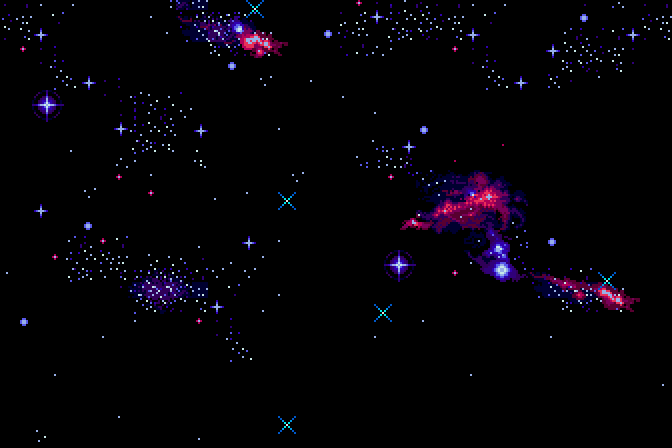
#> input picture fondo utena.gif, 672 x 448 px
$ python fondo_final.py
#> lines starting #> are read from the running program, lines starting #| are printed output that depends on the picture; after the words box and inside, x2 and y2 are one past the last pixel; in counts of white or black regions, pixels touching at a corner belong together
### utena_fondos/referencia.py
"""Fondo de Utena hecho con 'fondo utena.gif' (referencia): el cielo de la referencia, con sus estrellas que titilan, y un cometa que pasa al fondo.

La referencia es un pixel art de 336x224 píxeles ampliado 2x (672x448). Nuestro lienzo nativo es de 63x63, ampliado 2x, así que se recorta
una ventana de 63x63 píxeles nativos y se usa tal cual (misma cuadrícula, sin reescalar). El suelo y la sombra no existen: Utena flota en el espacio.
Las estrellas titilan porque se usan los fotogramas de la referencia (25 fps) tomados a 10 fps. El cometa se dibuja encima, por detrás de Utena,
con los colores de la propia referencia (blanco, celestes, azules y violeta oscuro).

Comentario sobre la referencia: la 'diagonal' que parece una estrella fugaz son estrellas en forma de X fijas que se encienden por turnos; no hay cometa.
"""
from pathlib import Path

import numpy as np
from PIL import Image

HERE = Path(__file__).parent
REF = HERE.parent / "fondo utena.gif"
NC = 63
BAYER = np.array([[0, 8, 2, 10], [12, 4, 14, 6], [3, 11, 1, 9], [15, 7, 13, 5]]) / 16.0

# colores de la propia referencia, de la cabeza a la punta de la cola
COLA = [(232, 232, 232), (200, 232, 232), (152, 176, 232), (120, 120, 232), (88, 88, 232), (48, 88, 232),
        (48, 0, 176), (48, 0, 120), (0, 0, 120), (0, 0, 48)]
ION = [(0, 232, 232), (0, 152, 232), (0, 88, 200), (0, 48, 200), (0, 0, 176), (0, 0, 120), (0, 0, 48)]
BLANCO = (232, 232, 232)

CROPS = {                     # esquina (x, y) en píxeles nativos de la referencia (336x224)
    "nebulosa": (170, 50),    # la nube roja y azul detrás de Utena
    "nebulosa_der": (215, 75),
    "cumulos": (20, 70),      # cúmulos de puntitos a la izquierda
    "arriba": (75, 0),        # cúmulos y la nube pequeña de arriba
}


def cargar():
    g = Image.open(REF)
    out = []
    for i in range(g.n_frames):
        g.seek(i)
        out.append(np.asarray(g.convert("RGB"))[::2, ::2].copy())          # 224x336 nativos
    return out


def recorte(ref, idx, crop):
    x0, y0 = CROPS[crop]
    return ref[idx % len(ref)][y0:y0 + NC, x0:x0 + NC].copy()


def indice(t):
    """Fotograma de la referencia (25 fps) que corresponde al paso t de Utena (10 fps)."""
    return int(round(t * 2.5))


# [55 lines left out: functions px, estrella_fugaz, cometa, comet_A, not called in this run]


def comet_B(img, t):                 # un cometa grande y lento que desciende por el lado derecho durante todo el bucle
    s = t / 39.0
    cometa(img, 53 - 8 * s, -22 + 108 * s, -8, 108, largo=24)


# [7 lines left out: function comet_C, not called in this run]


COMETAS = {"A_estrella_fugaz": comet_A, "B_cometa_grande": comet_B, "C_dos_estrellas": comet_C}


# [11 lines left out: function bgf_para, not called in this run]

### utena_fondos/nebulosa_foto.py
"""Convierte 'nebula utena.jpg' (fotografía) en una capa de pixel art de 126x126, sutil, para rellenar los vacíos oscuros del fondo.

Se quitan las estrellas con un filtro de mediana, se reduce la foto a 126x126 y cada píxel se lleva a una paleta corta de violetas apagados
(dos rampas: índigo y magenta) con tramado ordenado 4x4 en los degradados. El resultado usa solo 8 colores y es poco luminoso.
"""
from pathlib import Path

import numpy as np
from PIL import Image, ImageFilter

HERE = Path(__file__).parent
FOTO = HERE.parent / "nebula utena.jpg"
N = 126
BAYER = np.array([[0, 8, 2, 10], [12, 4, 14, 6], [3, 11, 1, 9], [15, 7, 13, 5]]) / 16.0
INDIGO = [(10, 6, 28), (22, 14, 58), (40, 28, 92), (62, 46, 124)]
MAGENTA = [(14, 6, 30), (34, 14, 60), (62, 26, 90), (92, 44, 118)]


def capa(box, intensidad=1.0, mediana=9):
    """box = (x0, y0, x1, y1) de la foto. intensidad < 1 la hace más tenue."""
    foto = Image.open(FOTO).convert("RGB").crop(box).filter(ImageFilter.MedianFilter(mediana))
    a = np.asarray(foto.resize((N, N), Image.LANCZOS)).astype(float)
    L = a.mean(-1) / 255.0
    ratio = a[..., 0] / (a[..., 0] + a[..., 2] + 1e-6)                      # 0.3 azulado ... 0.6 rosado
    yy, xx = np.mgrid[0:N, 0:N]
    dit = BAYER[yy % 4, xx % 4]
    t = np.clip((L - 0.14) / 0.62, 0, 1) ** 1.15 * intensidad * 3.0         # 0..3 (índice de tono)
    i0 = np.floor(t).astype(int)
    idx = np.minimum(i0 + ((t - i0) > dit), 3)
    magenta = np.clip((ratio - 0.44) / 0.14, 0, 1) > dit
    out = np.where(magenta[..., None], np.array(MAGENTA)[idx], np.array(INDIGO)[idx])
    return out.astype(np.uint8)


CAJAS = {
    "nube_rosada_arriba": (150, 0, 650, 500),
    "bruma_azul_centro": (0, 300, 500, 800),
    "estrellas_abajo": (200, 527, 700, 1027),
}

# [7 lines that do not run on import are left out]

### utena_fondos/referencia1x.py
"""Fondo de la referencia para Utena a tamaño natural (1x): la ventana muestra 126x126 píxeles nativos de 'fondo utena.gif' (1 px = 1 px),
el mismo tamaño de píxel que el marco y que Utena. La escena de Utena (63x63) se coloca en el centro del lienzo.

Cometas pensados para esta escala (coordenadas del lienzo de 126x126; la ventana visible es 23..102 y lo de fuera lo tapa el marco).
"""
from pathlib import Path
import numpy as np
import referencia as rf

N = 126
CROPS = {                     # esquina (x, y) en píxeles nativos de la referencia (336x224)
    "A_cielo_oscuro": (110, 30),
    "B_cumulos_y_estrella": (0, 50),
    "C_cielo_de_arriba": (60, 0),
    "D_nebulosa": (210, 60),
}


def recorte(ref, idx, crop):
    x0, y0 = CROPS[crop]
    return ref[idx % len(ref)][y0:y0 + N, x0:x0 + N].copy()


# [4 lines left out: function comet_A, not called in this run]


def comet_B(img, t):                 # cometa grande y lento: cruza la ventana en diagonal durante todo el bucle
    s = t / 39.0
    rf.cometa(img, 4 + 118 * s, 4 + 96 * s, 118, 96, largo=26)


# [7 lines left out: function comet_C, not called in this run]


COMETAS = {"A_estrella_fugaz": comet_A, "B_cometa_grande": comet_B, "C_dos_estrellas": comet_C}


# [11 lines left out: function bgf_para, not called in this run]

### utena_transformacion/transformacion.py
"""Utena: de agente (traje negro y pistola) a chica mágica (traje morado y varita de estrella) y de vuelta. Bucle de 40 pasos (4 s).

Usa el sprite del traje negro ya limpio (sprite_agente_limpio.png, 38x51) y el sprite de la varita recuperado en utena_hechizo.
Se alinean por la cabeza (cuernos, antena y puño izquierdo coinciden); la pistola queda donde está la estrella de la varita.
Lienzo nativo de 63x63 ampliado 2x (126x126) y x4 (504x504), sobre el escenario del propio sprite de la varita.

  0-5    agente respira (torso +1 px, antena)
  6-11   carga: la pistola brilla, partículas se juntan en ella, destellos alrededor
  12-13  destello y silueta blanca
  14-17  la silueta se transforma y se disuelve en la chica mágica
  18-29  chica mágica: círculo, levitación, partículas y rayos (el hechizo)
  30-31  estallido y destello
  32-35  silueta blanca y disolución de vuelta al agente
  36-39  agente respira (enlaza con el paso 0)
"""
import sys
from pathlib import Path

import numpy as np
from PIL import Image

HERE = Path(__file__).parent
sys.path.insert(0, str(HERE.parent / "utena_hechizo"))
import hechizo as hz   # noqa: E402

OUT = HERE / "salida"
NC, L, TICK = hz.NC, 40, 100
WHITE, GOLD, CREAM, LAV = hz.WHITE, hz.GOLD, hz.CREAM, hz.LAV
NZ = np.random.RandomState(5).rand(NC, NC)
VIEJO_ORIGEN = (12, 4)          # esquina del sprite del agente en el lienzo (alineado por la cabeza con el sprite de la varita)
GUN_C = (45, 18)                # centro de la pistola en el lienzo
BODY_C = (32, 29)               # centro del cuerpo


def cargar_viejo():
    return np.array(Image.open(HERE / "sprite_agente_limpio.png").convert("RGBA"))


# [29 lines left out: functions capa_viejo, silueta, not called in this run]


def mezclar(a, b, p):
    m = (NZ < p)[..., None]
    return np.where(m, b, a)


class Cap:
    """Un paso de la animación en dos capas: `under` (escenario y círculo del suelo, RGB) y `over` (personaje y efectos, RGBA)."""
    def __init__(self, under, over):
        self.under, self.over = under, over

    # [5 lines left out: function compuesto, not called in this run]


SNAP_DESTELLO = [None]           # tupla de intensidades permitidas para el destello del fondo (para ahorrar colores); None = sin cambios


# [5 lines left out: function componer, not called in this run]


def anillo(img, rx, ry, col=WHITE, cx=BODY_C[0], cy=BODY_C[1]):
    hz.elipse(img, cx, cy, rx, ry, col, paso=1)


# [95 lines left out: functions rayos_en, convergen, destellos, pasos, not called in this run]


def cargar_capas_1x(bgf, snap_destello=(0, 38), lienzo=126, desplazamiento=(31, 31)):
    """Los 40 pasos en un lienzo de `lienzo`x`lienzo` píxeles con la escena (63x63) puesta en `desplazamiento`: Utena a tamaño natural (1x)
    y los efectos completos, sin recortar. bgf(t) debe devolver (fondo, fondo) de `lienzo`x`lienzo`."""
    global NC, NZ
    nat, _, _ = hz.recuperar()
    spr, _, _ = hz.capas_base(nat)                          # el sprite (el escenario original no se usa)
    viejo = cargar_viejo()
    guardado = (NC, hz.NC, NZ, tuple(hz.SHIFT), SNAP_DESTELLO[0])
    NC = hz.NC = lienzo
    hz.SHIFT[:] = list(desplazamiento)
    NZ = np.random.RandomState(5).rand(lienzo, lienzo)
    SNAP_DESTELLO[0] = snap_destello
    try:
        return pasos(spr, bgf, viejo)
    finally:
        NC, hz.NC, NZ = guardado[0], guardado[1], guardado[2]
        hz.SHIFT[:] = list(guardado[3])
        SNAP_DESTELLO[0] = guardado[4]


# [32 lines left out: functions cargar_capas, main, not called in this run]


# [2 lines that do not run on import are left out]

### utena_hechizo/hechizo.py
"""Utena prepara y lanza un hechizo (primera versión, sobre el escenario del propio sprite).

1. Recupera el sprite original: 'utena sprite.PNG' está ampliado ~4,925x con suavizado; se toma el centro de cada celda
   -> 52x68 píxeles con 20 colores (el personaje mide 43x51).
2. Anima en una cuadrícula nativa de 63x63 y la amplía 2x -> 126x126 (y x4 -> 504x504), como 'gif referencia'.
   Todo (sprite y efectos) comparte la misma cuadrícula, sin mezclar tamaños de píxel.
3. Guion (40 pasos de 100 ms = 4 s, bucle sin salto):
     0-7   reposo: respira (torso +1 px), el rulo de la antena y las capas se mecen
     8-15  carga: la estrella brilla cada vez más, partículas se juntan en ella, nace el círculo mágico
     16-27 hechizo: Utena levita, el círculo gira con runas, suben partículas, las capas se abren
     28    destello
     29-31 estallido de estrellas
     32-39 calma: el círculo se cierra, Utena baja y vuelve al reposo
Salida: salida/utena_hechizo_126.gif, utena_hechizo_x4.gif y hojas de fotogramas.
"""
import sys
from pathlib import Path

import numpy as np
from PIL import Image

HERE = Path(__file__).parent
sys.path.insert(0, str(HERE.parent / "white_baby"))
import pesca as pe   # noqa: E402  (solo para escribir el GIF con paleta exacta)

SRC = HERE / "fuentes" / "utena_sprite.png"
OUT = HERE / "salida"
NC = 63                                   # lienzo nativo
OFX, OFY = 5, -5                          # del sprite recuperado (52x68) al lienzo: x+5, y-5
TICK, L = 100, 40

WALL, FLOOR, SHADOW = (97, 158, 155), (59, 95, 94), (29, 51, 50)
GOLD, GOLD_D, WHITE, CREAM = (255, 238, 104), (212, 179, 0), (251, 248, 253), (255, 238, 205)
LAV, LAV_D = (186, 122, 176), (95, 75, 116)
STAR_C = (45, 16)                         # centro de la estrella en el sprite recuperado
HORIZON = 48                              # fila (en el sprite recuperado) donde empieza el suelo


# ---------------------------------------------------------------- recuperación del sprite
def recuperar():
    a = np.asarray(Image.open(SRC).convert("RGB")).astype(int)
    H, W = a.shape[:2]
    dx = (np.abs(np.diff(a[45:296], axis=1)).sum(-1) > 40).sum(0).astype(float)
    dy = (np.abs(np.diff(a[:296], axis=0)).sum(-1) > 40).sum(1).astype(float)

    def fase(d, p):
        i = np.arange(len(d)); z = (d * np.exp(-2j * np.pi * i / p)).sum()
        return (np.angle(z) / (2 * np.pi)) % 1 * p
    best = None
    for p in np.arange(4.85, 4.96, 0.005):
        x0 = (fase(dx, p) + 1) % p; y0 = (fase(dy, p) + 1) % p
        xs = np.floor((np.arange(int((W - x0) / p)) + 0.5) * p + x0).astype(int)
        ys = np.floor((np.arange(int((H - y0) / p)) + 0.5) * p + y0).astype(int)
        nat = a[np.ix_(ys, xs)]
        q = len(np.unique(nat.reshape(-1, 3), axis=0))
        if best is None or q < best[0]:
            best = (q, p, nat)
    q, p, nat = best
    assert nat.shape[:2] == (68, 52) and q <= 24, (nat.shape, q)
    return nat.astype(np.uint8), p, q


# ---------------------------------------------------------------- capas base
# [53 lines left out: functions capas_base, transformar, not called in this run]


# ---------------------------------------------------------------- efectos
SHIFT = [0, 0]      # desplazamiento de toda la escena dentro de un lienzo más grande (modo 'tamaño natural')


# [149 lines left out: functions px, elipse, estrella_rayos, frame, main, not called in this run]


# [2 lines that do not run on import are left out]

### utena_fondos/fondo_final.py
"""Fondo final de Utena (1x): cielo de la referencia (recorte D, estrellas que titilan) + nebulosa violeta sutil de la foto solo en los vacíos negros
+ cometa grande B (con colores más claros para que se vea sobre el violeta). Marco animado vertical.

Salida (utena_fondos/salida/): utena_nebulosa_cometa_126.gif y _x4.gif, y una comparación con el fondo anterior.
"""
import sys
from pathlib import Path
import numpy as np
from PIL import Image, ImageDraw
HERE = Path(__file__).parent
sys.path.insert(0, str(HERE.parent / "utena_marco")); sys.path.insert(0, str(HERE))
import marco_animado as ma
import referencia as rf
import referencia1x as r1
import nebulosa_foto as nf
tr = ma.tr
OUT = HERE / "salida"

COLA_VIS = [(255, 255, 255), (232, 244, 255), (196, 226, 255), (160, 206, 255), (124, 176, 250), (96, 140, 240), (80, 100, 220), (64, 72, 180), (52, 52, 140), (44, 40, 108)]
ION_VIS = [(120, 255, 255), (80, 224, 255), (60, 184, 250), (48, 140, 230), (44, 100, 200), (40, 70, 160), (36, 52, 120)]
CAJA_NEBULOSA = "bruma_azul_centro"
INTENSIDAD = 1.0


def comet_B_visible(img, t):
    s = t / 39.0
    rf.cometa(img, 4 + 118 * s, 4 + 96 * s, 118, 96, largo=26, cola=COLA_VIS, ion=ION_VIS)


def bgf_final(ref, nebulosa, crop="D_nebulosa"):
    cache = {}

    def bgf(t):
        if t not in cache:
            img = r1.recorte(ref, rf.indice(t), crop)
            vacio = (img == 0).all(-1)                              # solo los píxeles negros puros de la referencia
            img[vacio] = nebulosa[vacio]
            comet_B_visible(img, t)
            cache[t] = (img, img)
        return cache[t]
    return bgf


def main():
    OUT.mkdir(exist_ok=True)
    ref = rf.cargar()
#> in cargar, g is the input picture: PIL image 672x448 P; mean R, G, B 4.2, 2.1, 6.6
#> after the loop in cargar, `for i in range(g.n_frames):`:
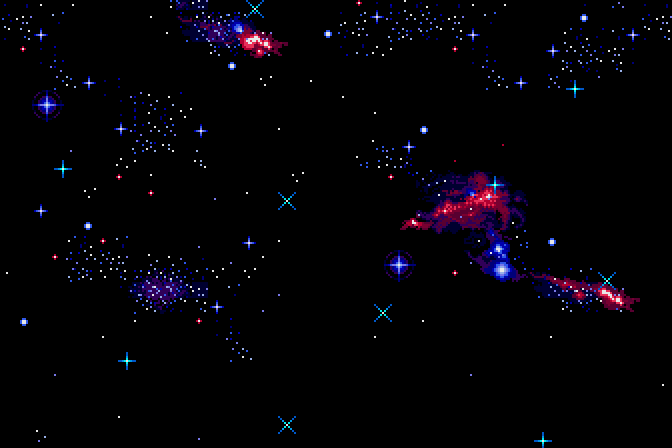
#> g: PIL image 672x448 RGB; mean R, G, B 3.8, 2.2, 6.6
#> after the loop in cargar, `for i in range(g.n_frames):`: out = 126 items
#> ref = 126 items
    neb = nf.capa(nf.CAJAS[CAJA_NEBULOSA], INTENSIDAD)
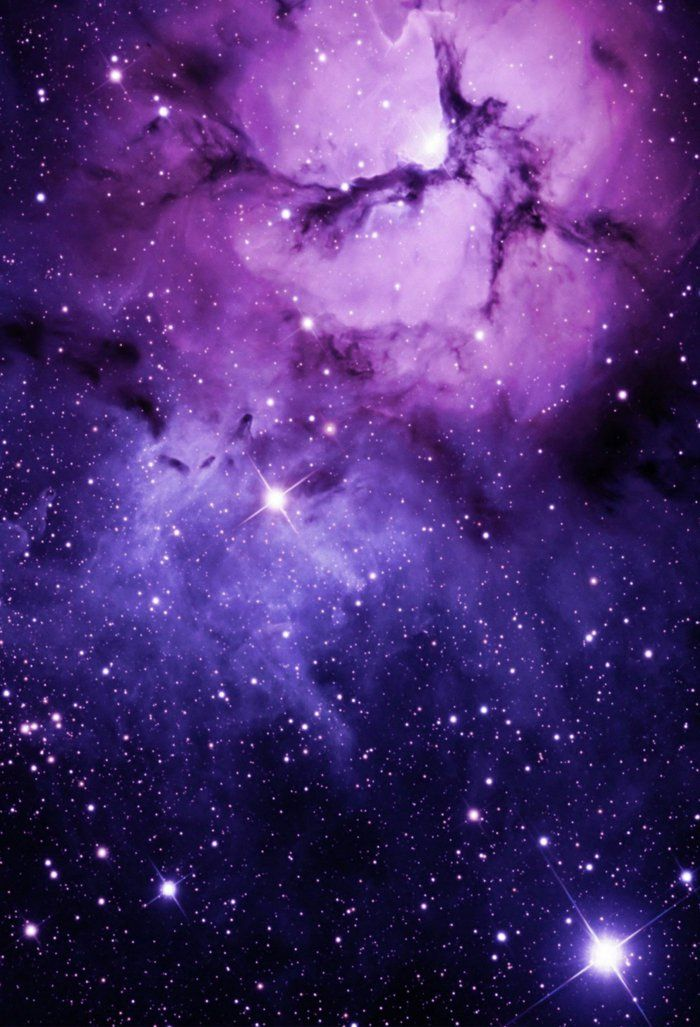
#> input picture nebula utena.jpg, 700 x 1027 px
#> in capa, `yy, xx = np.mgrid[0:N, 0:N]`:
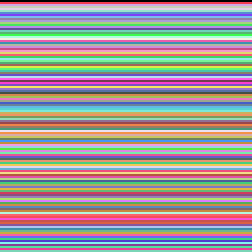
#> yy: shape (126, 126) int64 (shown 2 times larger); 126 distinct labels, from 0 to 125; one colour per label, 0 black
#> in capa, `i0 = np.floor(t).astype(int)`:
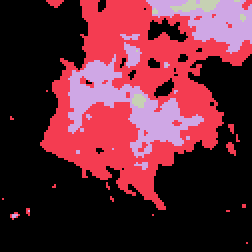
#> i0: shape (126, 126) int64 (shown 2 times larger); 4 distinct labels, from 0 to 3; one colour per label, 0 black
#> in capa, `magenta = np.clip((ratio - 0.44) / 0.14, 0, 1) > dit`:
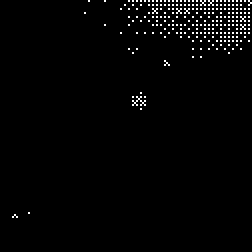
#> magenta: shape (126, 126) bool (shown 2 times larger); 1.8% white in thin lines or dots, all inside (x1, y1, x2, y2) = (6, 0, 126, 109)
#> in capa, `out = np.where(magenta[..., None], np.array(MAGENTA)[idx], np.array(IN..`:
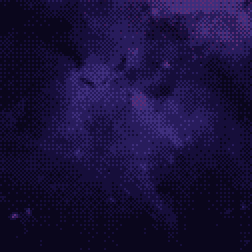
#> out: shape (126, 126, 3) int64 (shown 2 times larger); mean of channels 0, 1, 2 24.2, 15.9, 58; drawn as R, G, B
    crop0 = r1.recorte(ref, 0, "D_nebulosa")
    W = np.zeros((126, 126), bool); W[23:103, 23:103] = True
#> after `W = np.zeros((126, 126), bool)`: W: shape (126, 126) bool; every value is 0
#> after `W[23:103, 23:103] = True`:
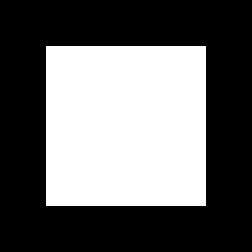
#> W: shape (126, 126) bool (shown 2 times larger); 40.3% white; 1 white region, box (x1, y1, x2, y2) and area: (23, 23, 103, 103) 6400
    print("vacíos negros de la referencia dentro de la ventana: %.0f %%" % (100 * ((crop0 == 0).all(-1) & W).sum() / W.sum()))
#| vacíos negros de la referencia dentro de la ventana: 75 %
    caps = tr.cargar_capas_1x(bgf_final(ref, neb))
    cache = {}
    for K in (140, 126, 112, 98, 84, 70, 56):
        marcos, ws, win = cache.setdefault(K, ma.construir_marco("vertical", K))
        frames = [ma.escena(caps, marcos, t, esc=1) for t in range(ma.L)]
        n = len({tuple(c) for f in frames for c in np.unique(np.asarray(f).reshape(-1, 3), axis=0)})
        print(f"marco con {K} tonos -> {n} colores")
        if n <= 256:
            break
    ma.pe.gif_opaco(frames, OUT / "utena_nebulosa_cometa_126.gif", ma.TICK)
    ma.pe.gif_opaco([f.resize((504, 504), Image.NEAREST) for f in frames], OUT / "utena_nebulosa_cometa_x4.gif", ma.TICK)
    for r in ("utena_nebulosa_cometa_126.gif", "utena_nebulosa_cometa_x4.gif"):
        print(f"  {r}: {Image.open(OUT / r).size}, {(OUT / r).stat().st_size / 1024:.0f} KB")
    # comparación con el fondo anterior (sin nebulosa violeta)
    caps0 = tr.cargar_capas_1x(r1.bgf_para(ref, "D_nebulosa", r1.comet_B))
    fr0 = [ma.escena(caps0, marcos, t, esc=1) for t in range(ma.L)]
    mom = [2, 8, 14, 21, 27, 36]
    Z = 2
    sh = Image.new("RGB", (len(mom) * 126 * Z, 2 * 126 * Z))
    for j, t in enumerate(mom):
        sh.paste(fr0[t].resize((126 * Z, 126 * Z), Image.NEAREST), (j * 126 * Z, 0))
        sh.paste(frames[t].resize((126 * Z, 126 * Z), Image.NEAREST), (j * 126 * Z, 126 * Z))
    d = ImageDraw.Draw(sh); d.text((6, 6), "antes", fill=(255, 255, 255)); d.text((6, 126 * Z + 6), "con nebulosa violeta sutil", fill=(255, 255, 255))
    sh.save(OUT / "comparacion_antes_despues.png")
    Image.fromarray(neb).resize((126 * 4, 126 * 4), Image.NEAREST).save(OUT / "nebulosa_pixelada.png")
    # sin Utena ni marco: el fondo solo en 6 momentos
    sh = Image.new("RGB", (6 * 126 * 2, 126 * 2))
    bg = bgf_final(ref, neb)
    for j, t in enumerate((0, 8, 16, 24, 32, 39)):
        sh.paste(Image.fromarray(bg(t)[0]).resize((252, 252), Image.NEAREST), (j * 252, 0))
    sh.save(OUT / "fondo_solo_momentos.png")
    print("listo")


if __name__ == "__main__":
#> (the run stopped early here; a loop or call above may not have finished)
